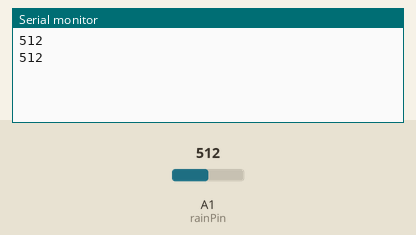
Recording of a sketch running on a simulated Arduino Uno, built with avr-gcc and run on an emulated ATmega328P. Parts: the last lines printed to the serial monitor. The inputs (shaded band) are chosen by the test bench; at power-on: A1 (rainPin) = 512.

Above: at 1.8 s.
1.9 s: A1 (rainPin) set to 716
At 2.3 s:
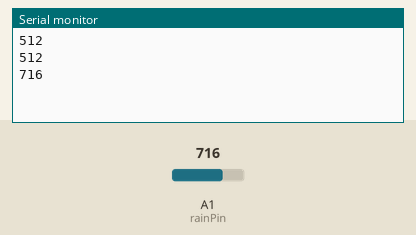
3.4 s: A1 (rainPin) set to 900
At 4.8 s:
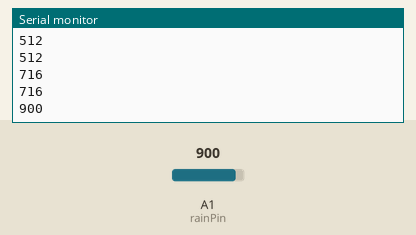
Timing chart, 0 to 6.4 s (numbered marks = the images above; inputs shaded):
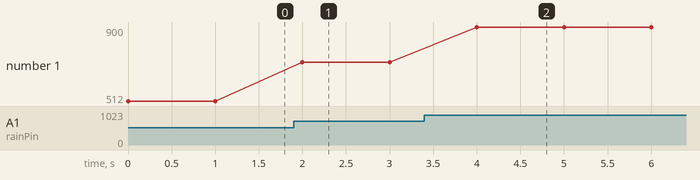

Measured:
- after the input at 1.9 s, the serial monitor: prints a new line after 0.10 s (image 1)
- after the input at 3.4 s, the serial monitor: prints a new line after 0.60 s (image 2)
- plotted number 1: 512 → 716 after the input at 1.9 s, 716 → 900 after the input at 3.4 s

The sketch:

rainAnalog.ino
```cpp
#define rainPin A1
void setup()
{
    Serial.begin(9200);
    pinMode(rainPin,INPUT);

}

void loop()
{
  int rainData=analogRead(rainPin);
  // if rain detects rainData is 0 else rainData is 1
  Serial.println(rainData);
  delay(1000);
}
```
